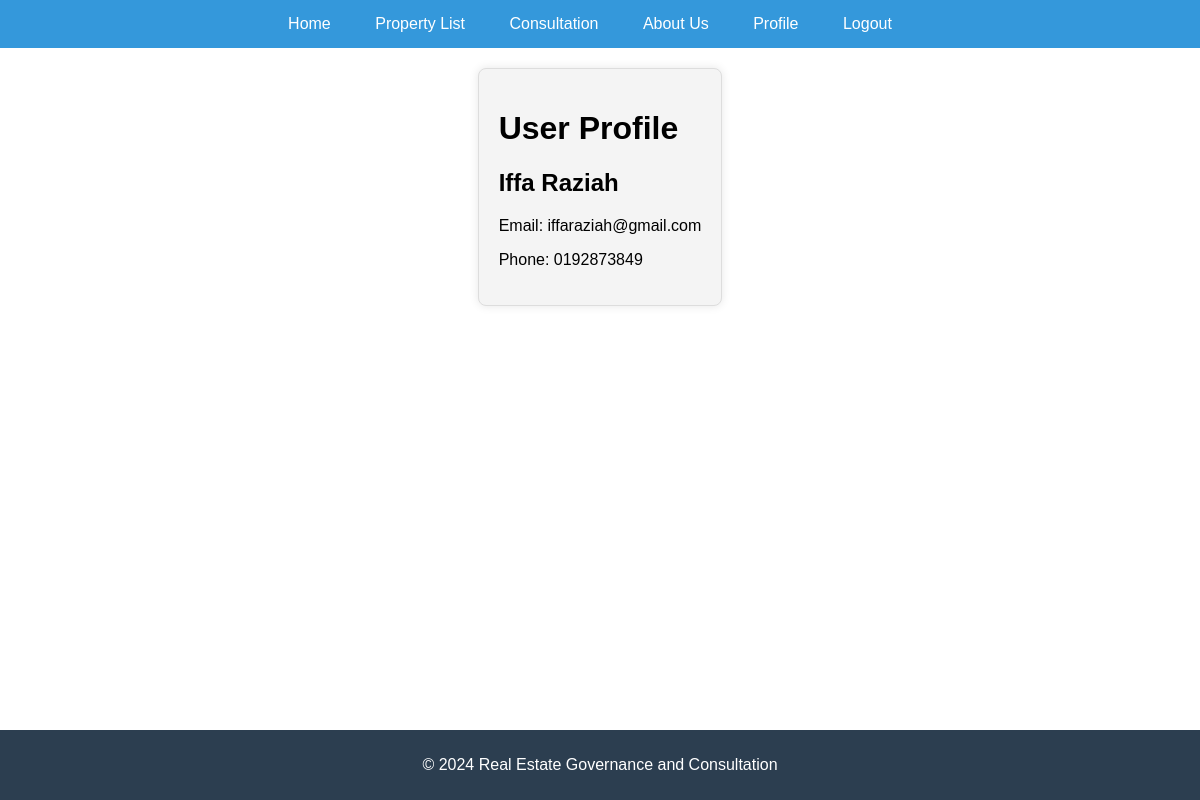
The app's page /REGC/userprofile.php (signed in) with its own data.
### tables this page shows
CREATE TABLE `users` (
  `UserID` int(11) NOT NULL,
  `FirstName` varchar(50) DEFAULT NULL,
  `LastName` varchar(50) DEFAULT NULL,
  `Email` varchar(100) DEFAULT NULL,
  `Phone` varchar(20) DEFAULT NULL,
  `password` varchar(50) NOT NULL
);

### REGC/userprofile.php (the view, shortened to what this page needs)
<?php
$user = $_SESSION['users'];
require_once 'dbconnect.php';
$userID = $user['UserID'];
$userDetailsSql = "SELECT FirstName, LastName, Email, Phone FROM users WHERE UserID = '$userID'";
$userDetailsResult = mysqli_query($conn, $userDetailsSql);
if (mysqli_num_rows($userDetailsResult) > 0) {
    $userDetails = mysqli_fetch_assoc($userDetailsResult);
    $user['FirstName'] = $userDetails['FirstName'];
    $user['LastName'] = $userDetails['LastName'];
    $user['Email'] = $userDetails['Email'];
    $user['Phone'] = $userDetails['Phone'];
}
?>
<!DOCTYPE html>
<html lang="en">
<head>
    <link rel="stylesheet" href="style.css">
</head>
<body>
<header>
    <nav>
        <ul>
            <li><a href="home.php">Home</a></li>
            <li><a href="property_list.php">Property List</a></li>
            <li><a href="consultationresult.php">Consultation</a></li>
            <li><a href="about.php">About Us</a></li>
            <li><a href="userprofile.php">Profile</a></li>
            <li><a href="logout.php">Logout</a></li>
        </ul>
    </nav>
</header>
<div class="profile-container">
    <h1>User Profile</h1>
    <div class="profile-info">
    <h2><?php echo $user['FirstName'] . ' ' . $user['LastName']; ?></h2>
    <p>Email: <?php echo $user['Email']; ?></p>
    <p>Phone: <?php echo $user['Phone']; ?></p>
</div>
</div>
<footer>
    <p>&copy; 2024 Real Estate Governance and Consultation</p>
</footer>
</body>
</html>

### REGC/style.css (style rules this page uses)
body { margin: 0; font-family: 'Arial', sans-serif; display: flex; flex-direction: column; min-height: 100vh; }
header { background-color: #3498db; color: white; padding: 15px; text-align: center; }
nav { display: flex; justify-content: center; }
nav ul { list-style-type: none; margin: 0; padding: 0; }
nav li { display: inline-block; margin-right: 20px; }
nav a { color: white; text-decoration: none; padding: 10px; }
footer { background-color: #2c3e50; color: white; text-align: center; padding: 10px; margin-top: auto; }
.profile-container { max-width: 800px; margin: 20px auto; padding: 20px; background-color: #f4f4f4; border: 1px solid #ddd; border-radius: 8px; box-shadow: 0 0 10px rgba(0, 0, 0, 0.1); }

### records on screen
users: FirstName "Iffa", LastName "Raziah", Email "iffaraziah@gmail.com", Phone "0192873849"
